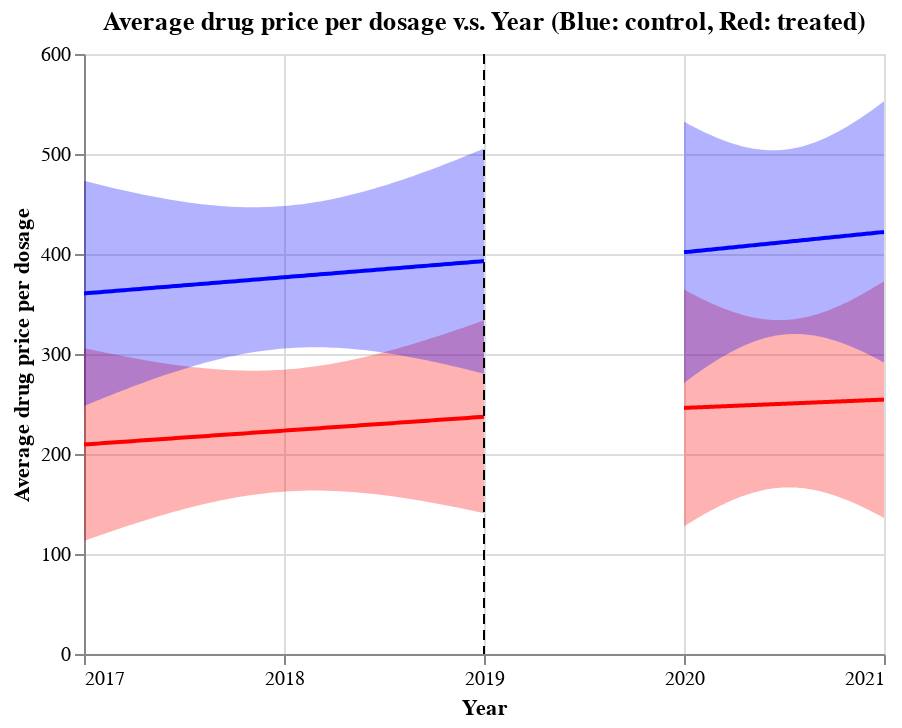

This figure's notebook cell:
### Code cell
plot = alt.layer(reg_chart_pre1 + reg_chart_pre0 + reg_chart_post1 + reg_chart_post0 + vertline).properties(\
    title = 'Average drug price per dosage v.s. Year (Blue: control, Red: treated)')

plot
